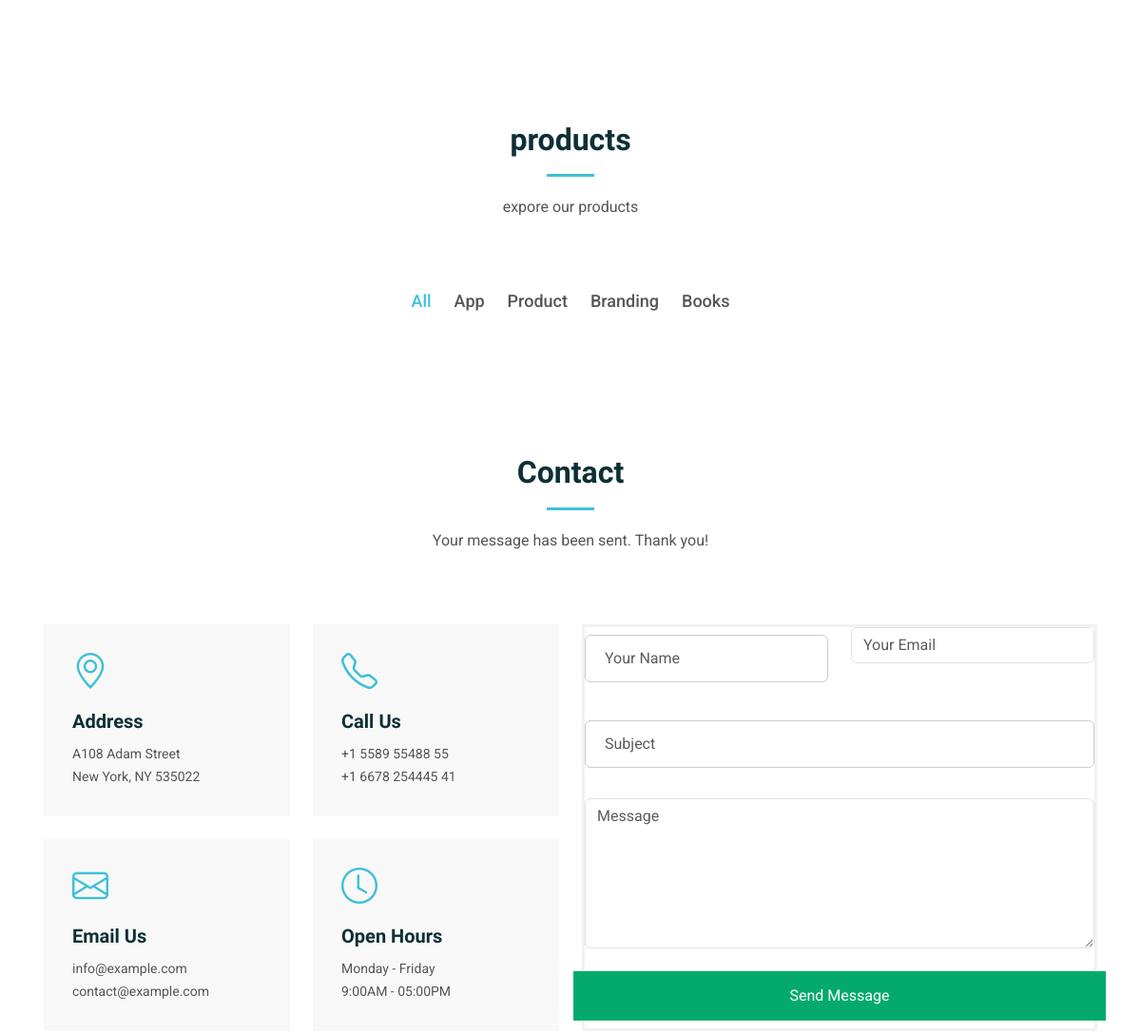
The app's page / (middle part), older data.
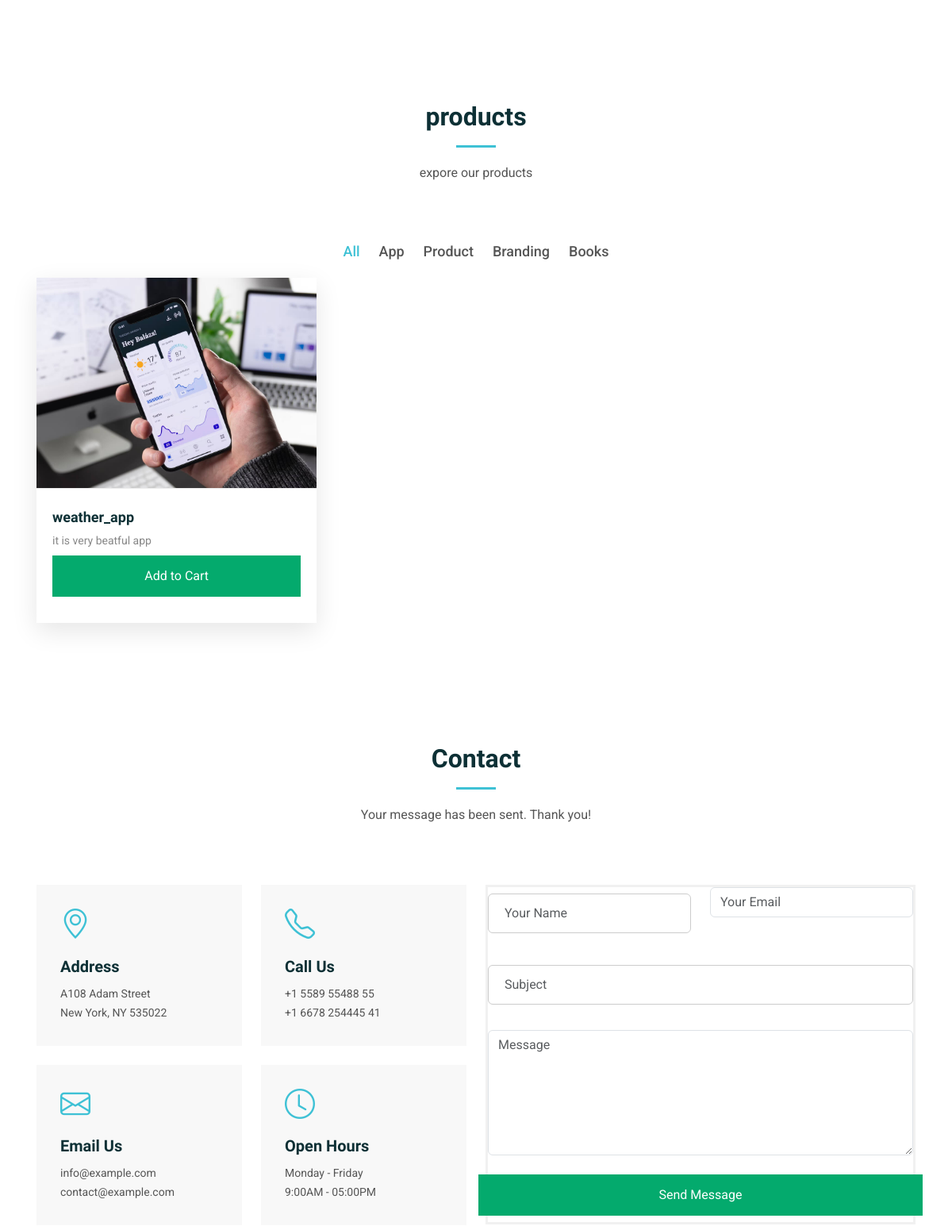
The same page, newer data.
### mainapp/models.py (models this page shows, shortened)
class Products(models.Model):
    product_name = models.CharField(max_length=100)
    product_decription = models.CharField(max_length=200)
    product_image = models.ImageField(upload_to='product_images')

### mainapp/views.py (the view)
# urls.py: 2. Add a URL to urlpatterns:  path('', views.home, name='home')
def home(req):
    products = Products.objects.all()
    return render(req, 'index.html', {'products': products})

### template/index.html (shortened to what the changed rows need)
{% load static %}
<!DOCTYPE html>
<html>
<head>
  <link href="{% static 'assets/vendor/bootstrap/css/bootstrap.min.css' %}" rel="stylesheet">
  <link href="{% static 'assets/vendor/bootstrap-icons/bootstrap-icons.css' %}" rel="stylesheet">
  <link href="{% static 'assets/vendor/aos/aos.css' %}" rel="stylesheet">
  <link href="{% static 'assets/vendor/glightbox/css/glightbox.min.css' %}" rel="stylesheet">
  <link href="{% static 'assets/vendor/swiper/swiper-bundle.min.css' %}" rel="stylesheet">
  <link href="{% static 'assets/css/main.css' %}" rel="stylesheet">
</head>
<body class="index-page">
  <main class="main">
    <section id="portfolio" class="portfolio section">
      <div class="container section-title" data-aos="fade-up">
        <h2>products</h2>
      </div>
      <div class="container">
        <div class="isotope-layout" data-default-filter="*" data-layout="masonry" data-sort="original-order">
          <div class="row gy-4 isotope-container" data-aos="fade-up" data-aos-delay="200">
            {% for product in products %}
            <div class="col-lg-4 col-md-6 portfolio-item isotope-item filter-product">
              <div class="portfolio-content h-100">
                <a href="{% static 'assets/img/portfolio/product-1.jpg' %}" data-gallery="portfolio-gallery-app" class="glightbox"><img src="{{ product.product_image.url }}" class="img-fluid" alt=""></a>
                <div class="portfolio-info">
                  <h4><a href="portfolio-details.html" title="More Details">{{ product.product_name }}</a></h4>
                  <p>{{ product.product_decription }}</p>
                  <button class="add-to-cart" data-product-id="{{ product.id }}">Add to Cart</button>
                </div>
              </div>
            </div>
            {% endfor %}
          </div>
        </div>
      </div>
    </section>
    <section id="contact" class="contact section">
      <div class="container section-title" data-aos="fade-up">
        <h2>Contact</h2>
      </div>
    </section>
  </main>
</body>
</html>

Row changes from the older to the newer data that the page shows:
added Products: product_image (picture), product_name "weather_app", product_decription "it is very beatful app"
